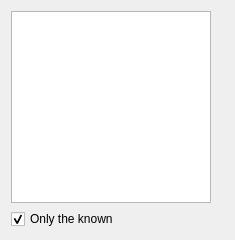
           <widget class="QWidget" name="tabEncyclopediaMonster">
            <attribute name="icon">
             <iconset resource="../../fight/resources/client-resources-fight.qrc">
              <normaloff>:/images/monsters/default/small.png</normaloff>:/images/monsters/default/small.png</iconset>
            </attribute>
            <attribute name="title">
             <string>Monster</string>
            </attribute>
            <layout class="QHBoxLayout" name="horizontalLayout_61">
             <item>
              <layout class="QVBoxLayout" name="verticalLayout_38">
               <item>
                <widget class="QListWidget" name="listWidgetEncyclopediaMonster">
                 <property name="minimumSize">
                  <size>
                   <width>200</width>
                   <height>0</height>
                  </size>
                 </property>
                 <property name="maximumSize">
                  <size>
                   <width>200</width>
                   <height>16777215</height>
                  </size>
                 </property>
                 <property name="iconSize">
                  <size>
                   <width>32</width>
                   <height>32</height>
                  </size>
                 </property>
                </widget>
               </item>
               <item>
                <widget class="QCheckBox" name="checkBoxEncyclopediaMonsterKnown">
                 <property name="maximumSize">
                  <size>
                   <width>200</width>
                   <height>16777215</height>
                  </size>
                 </property>
                 <property name="text">
                  <string>Only the known</string>
                 </property>
                 <property name="checked">
                  <bool>true</bool>
                 </property>
                </widget>
               </item>
              </layout>
             </item>
             <item>
              <widget class="QLabel" name="labelEncyclopediaMonster">
               <property name="textFormat">
                <enum>Qt::TextFormat::RichText</enum>
               </property>
               <property name="wordWrap">
                <bool>true</bool>
               </property>
              </widget>
             </item>
            </layout>
           </widget>
